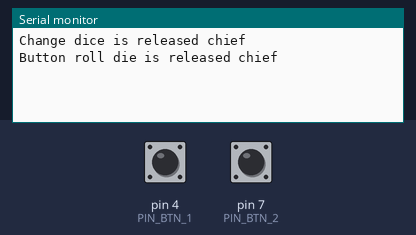
A sketch run on a simulated Arduino Uno, built with avr-gcc and run on an emulated ATmega328P. Parts: the last lines printed to the serial monitor. The inputs (shaded band) are chosen by the test bench; at power-on: pin 7 (PIN_BTN_2) HIGH, pin 4 (PIN_BTN_1) HIGH. Random numbers use the default seed unless the sketch sets one.

Above: at 1.2 s.
1.3 s: pin 7 (PIN_BTN_2) pulled LOW for 0.15 s
At 1.48 s:
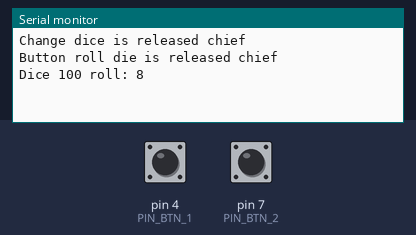
2.9 s: pin 7 (PIN_BTN_2) pulled LOW for 1 s
At 5.1 s:
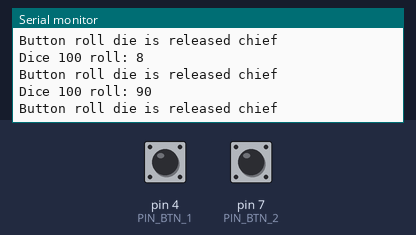

The sketch:

draft_1.ino
```cpp
const int PIN_BTN_1 = 4;
const int PIN_BTN_2 = 7;

const int DEBOUNCE_DELAY_BTN_1 = 50;
const int DEBOUNCE_DELAY_BTN_2 = 50;

//variables that will change
int lastSteadyStateBtn1 = LOW;
int lastReadableStateBtn1 = LOW;
int currentStateBtn1;

int lastSteadyStateBtn2 = LOW;
int lastReadableStateBtn2 = LOW;
int currentStateBtn2;

unsigned long lastDebounceTimeBtn1 = 0;
unsigned long lastDebounceTimeBtn2 = 0;

int diceNumber = 0;
const int TOTAL_DICE = 7;
String dice[TOTAL_DICE] = {"D100", "D20", "D12", "D10", "D8", "D6", "D4"};
int numberDice[TOTAL_DICE] = {100, 20, 12, 10, 8, 6, 4};

int diceRoll = 0;

void setup() {
  Serial.begin(9600);
  //pull-up input pin will be high when the switch is open
  //and low when it is closed
  pinMode(PIN_BTN_1, INPUT_PULLUP);
  pinMode(PIN_BTN_2, INPUT_PULLUP);
}

void loop() {

  currentStateBtn1 = digitalRead(PIN_BTN_1);
  currentStateBtn2 = digitalRead(PIN_BTN_2);

  changeDiceButton();

  rollDiceButton();

  if (diceNumber % TOTAL_DICE == 0) {
    diceNumber = 0;
  }

  String die = dice[diceNumber];


}


void changeDiceButton() {
  if (currentStateBtn1 != lastReadableStateBtn1) {
    lastDebounceTimeBtn1 = millis();
    lastReadableStateBtn1 = currentStateBtn1;
  }

  if ((millis() - lastDebounceTimeBtn1) > DEBOUNCE_DELAY_BTN_1) {
    if (lastSteadyStateBtn1 == HIGH && currentStateBtn1 == LOW) {
      ++diceNumber;
      }
    else if (lastSteadyStateBtn1 == LOW && currentStateBtn1 == HIGH)
      Serial.println("Change dice is released chief");

    //save the last state
    lastSteadyStateBtn1 = currentStateBtn1;
  }
}

void rollDiceButton() {
    if (currentStateBtn2 != lastReadableStateBtn2) {
      lastDebounceTimeBtn2 = millis();
      lastReadableStateBtn2 = currentStateBtn2;
    }

    if ((millis() - lastDebounceTimeBtn2) > DEBOUNCE_DELAY_BTN_2) {
      if (lastSteadyStateBtn2 == HIGH && currentStateBtn2 == LOW){
        int dice = numberDice[diceNumber];
        diceRoll = (rand() % dice)+1;
        String output = "Dice " + String(dice) + " roll: " + String(diceRoll);
        Serial.println(output);
      }
      else if (lastSteadyStateBtn2 == LOW && currentStateBtn2 == HIGH){
        Serial.println("Button roll die is released chief");
      }
      //save the last state
      lastSteadyStateBtn2 = currentStateBtn2;
    }

  }
```

Measured:
- after the input at 1.3 s, the serial monitor: prints a new line after 0.05 s (image 1)
- after the input at 2.9 s, the serial monitor: prints a new line after 0.05 s (image 2)
